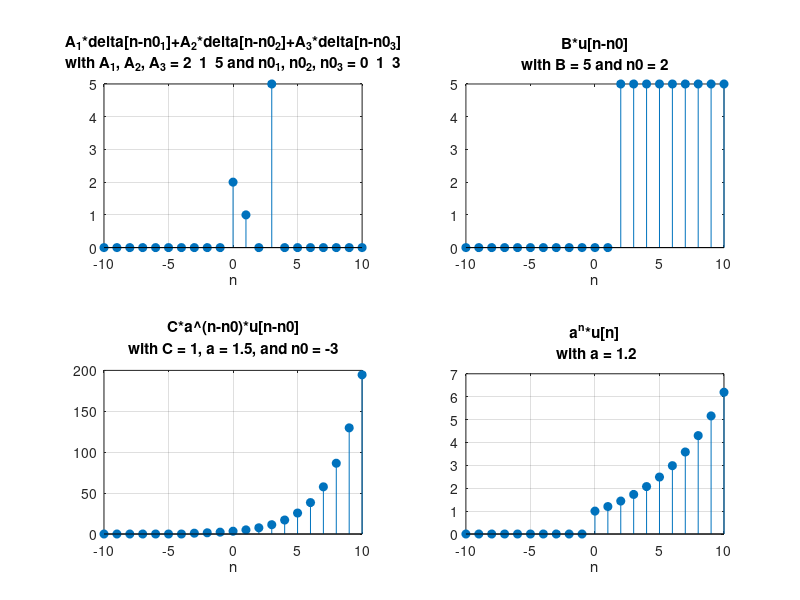

MATLAB code to generate this figure:
%%%%%%%%%%%%%%%%%%%%%%%%%%%%%%%%%%%%%%%%%%%%%%%%%%%%%%%%%%%%%%%%%%%%%%%%%%%%%%%%%%%%%%%%%%%%%%%%%%%%%%%%%%%%%%%%%%%%%%%%%%%%%%%%%%%%%%%%%%%%%%%%%%%%%%%%%%%%
%% Fundamental discrete functions and their plots
%%%%%%%%%%%%%%%%%%%%%%%%%%%%%%%%%%%%%%%%%%%%%%%%%%%%%%%%%%%%%%%%%%%%%%%%%%%%%%%%%%%%%%%%%%%%%%%%%%%%%%%%%%%%%%%%%%%%%%%%%%%%%%%%%%%%%%%%%%%%%%%%%%%%%%%%%%%%
close all
clear all
clc
format
%%%%%%%%%%%%%%%%%%%%%%%%%%%%%%%%%%%%%%%%%%%%%%%%%%%%%%%%%%%%%%%%%%%%%%%%%%%%%%%%%%%%%%%%%%%%%%%%%%%%%%%%%%%%%%%%%%%%%%%%%%%%%%%%%%%%%%%%%%%%%%%%%%%%%%%%%%%%
% Parameters
%%%%%%%%%%%%%%%%%%%%%%%%%%%%%%%%%%%%%%%%%%%%%%%%%%%%%%%%%%%%%%%%%%%%%%%%%%%%%%%%%%%%%%%%%%%%%%%%%%%%%%%%%%%%%%%%%%%%%%%%%%%%%%%%%%%%%%%%%%%%%%%%%%%%%%%%%%%%
% Specify sample range
n=-10:10;
% The Kronecker Delta Function
delta=(n==0);
% The Unit Step Function
u_step=(n>=0);
% The Ramp Sequence
ramp=n.*(n>=0);
% One-Sided Exponential a^n*u[n]
a=1.2;
xn=(a).^n.*(n>=0);

%%%%%%%%%%%%%%%%%%%%%%%%%%%%%%%%%%%%%%%%%%%%%%%%%%%%%%%%%%%%%%%%%%%%%%%%%%%%%%%%%%%%%%%%%%%%%%%%%%%%%%%%%%%%%%%%%%%%%%%%%%%%%%%%%%%%%%%%%%%%%%%%%%%%%%%%%%%%
% Function
%%%%%%%%%%%%%%%%%%%%%%%%%%%%%%%%%%%%%%%%%%%%%%%%%%%%%%%%%%%%%%%%%%%%%%%%%%%%%%%%%%%%%%%%%%%%%%%%%%%%%%%%%%%%%%%%%%%%%%%%%%%%%%%%%%%%%%%%%%%%%%%%%%%%%%%%%%%%
% Plot delta[n]
subplot(221), stem(n, delta, 'filled')
xlabel('n'), title('delta[n]')
% Plot u[n]
subplot(222), stem(n, u_step, 'filled')
xlabel('n'), title('u[n]')
% Plot ramp[n]
subplot(223), stem(n, ramp, 'filled');grid
xlabel('n'), title('ramp[n]')
% Plot one-sided exponential
subplot(224), stem(n, xn, 'filled');grid
xlabel('n'), title({'a^n*u[n]',[' with a = ' num2str(a)]})

%%%%%%%%%%%%%%%%%%%%%%%%%%%%%%%%%%%%%%%%%%%%%%%%%%%%%%%%%%%%%%%%%%%%%%%%%%%%%%%%%%%%%%%%%%%%%%%%%%%%%%%%%%%%%%%%%%%%%%%%%%%%%%%%%%%%%%%%%%%%%%%%%%%%%%%%%%%%
%% Discrete functions and their plots
%%%%%%%%%%%%%%%%%%%%%%%%%%%%%%%%%%%%%%%%%%%%%%%%%%%%%%%%%%%%%%%%%%%%%%%%%%%%%%%%%%%%%%%%%%%%%%%%%%%%%%%%%%%%%%%%%%%%%%%%%%%%%%%%%%%%%%%%%%%%%%%%%%%%%%%%%%%%
close all
clear all
clc
format

%%%%%%%%%%%%%%%%%%%%%%%%%%%%%%%%%%%%%%%%%%%%%%%%%%%%%%%%%%%%%%%%%%%%%%%%%%%%%%%%%%%%%%%%%%%%%%%%%%%%%%%%%%%%%%%%%%%%%%%%%%%%%%%%%%%%%%%%%%%%%%%%%%%%%%%%%%%%
% Parameters
%%%%%%%%%%%%%%%%%%%%%%%%%%%%%%%%%%%%%%%%%%%%%%%%%%%%%%%%%%%%%%%%%%%%%%%%%%%%%%%%%%%%%%%%%%%%%%%%%%%%%%%%%%%%%%%%%%%%%%%%%%%%%%%%%%%%%%%%%%%%%%%%%%%%%%%%%%%%
% Specify sample range
n=-10:10;
% A_1*delta[n-n0_1]+A_2*delta[n-n0_2]+A_3*delta[n-n0_3]
A=[2 1 5];
n01=[0, 1, 3];
deltas=A(1)*((n-n01(1))==0)+A(2)*((n-n01(2))==0)+A(3)*((n-n01(3))==0);
% B*u[n-n0]
B=5;
n02=2;
u_step=B*((n-n02)>=0);
% C*a^(n-n0)*u[n-n0]
C=1;
a=1.5;
n03=-3;
xn=C*(a).^(n-n03).*((n-n03)>=0);

%%%%%%%%%%%%%%%%%%%%%%%%%%%%%%%%%%%%%%%%%%%%%%%%%%%%%%%%%%%%%%%%%%%%%%%%%%%%%%%%%%%%%%%%%%%%%%%%%%%%%%%%%%%%%%%%%%%%%%%%%%%%%%%%%%%%%%%%%%%%%%%%%%%%%%%%%%%%
% Function
%%%%%%%%%%%%%%%%%%%%%%%%%%%%%%%%%%%%%%%%%%%%%%%%%%%%%%%%%%%%%%%%%%%%%%%%%%%%%%%%%%%%%%%%%%%%%%%%%%%%%%%%%%%%%%%%%%%%%%%%%%%%%%%%%%%%%%%%%%%%%%%%%%%%%%%%%%%%
% Plot A_1*delta[n-n0_1]+A_2*delta[n-n0_2]+A_3*delta[n-n0_3]
subplot(221), stem(n, deltas, 'filled');grid
xlabel('n'), title({'A_1*delta[n-n0_1]+A_2*delta[n-n0_2]+A_3*delta[n-n0_3]',['with A_1, A_2, A_3 = ' num2str(A) ' and n0_1, n0_2, n0_3 = ' num2str(n01)]})
% Plot B*u[n-n0]
subplot(222), stem(n, u_step, 'filled')
xlabel('n'), title({'B*u[n-n0]',['with B = ' num2str(B) ' and n0 = ' num2str(n02)]})
% Plot C*a^(n-n0)*u[n-n0]
subplot(223), stem(n, xn, 'filled');grid
xlabel('n'), title({'C*a^(n-n0)*u[n-n0]',['with C = ' num2str(C) ', a = ' num2str(a) ', and n0 = ' num2str(n03)]}, 'Interpreter', 'none')
